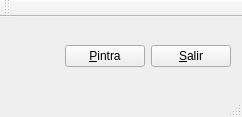
<?xml version="1.0" encoding="UTF-8"?>
<ui version="4.0">
 <class>MainWindow</class>
 <widget class="QMainWindow" name="MainWindow">
  <property name="geometry">
   <rect>
    <x>0</x>
    <y>0</y>
    <width>242</width>
    <height>117</height>
   </rect>
  </property>
  <property name="windowTitle">
   <string>MainWindow</string>
  </property>
  <widget class="QWidget" name="centralWidget">
   <layout class="QVBoxLayout" name="verticalLayout_2">
    <item>
     <layout class="QVBoxLayout" name="areaDibujo"/>
    </item>
    <item>
     <layout class="QHBoxLayout" name="horizontalLayout">
      <item>
       <spacer name="horizontalSpacer">
        <property name="orientation">
         <enum>Qt::Horizontal</enum>
        </property>
        <property name="sizeHint" stdset="0">
         <size>
          <width>40</width>
          <height>20</height>
         </size>
        </property>
       </spacer>
      </item>
      <item>
       <widget class="QPushButton" name="dibujar">
        <property name="text">
         <string>&amp;Pintra</string>
        </property>
       </widget>
      </item>
      <item>
       <widget class="QPushButton" name="Salir">
        <property name="text">
         <string>&amp;Salir</string>
        </property>
       </widget>
      </item>
     </layout>
    </item>
   </layout>
  </widget>
  <widget class="QMenuBar" name="menuBar">
   <property name="geometry">
    <rect>
     <x>0</x>
     <y>0</y>
     <width>242</width>
     <height>27</height>
    </rect>
   </property>
  </widget>
  <widget class="QToolBar" name="mainToolBar">
   <attribute name="toolBarArea">
    <enum>TopToolBarArea</enum>
   </attribute>
   <attribute name="toolBarBreak">
    <bool>false</bool>
   </attribute>
  </widget>
  <widget class="QStatusBar" name="statusBar"/>
 </widget>
 <layoutdefault spacing="6" margin="11"/>
 <resources/>
 <connections>
  <connection>
   <sender>Salir</sender>
   <signal>clicked()</signal>
   <receiver>MainWindow</receiver>
   <slot>close()</slot>
   <hints>
    <hint type="sourcelabel">
     <x>180</x>
     <y>67</y>
    </hint>
    <hint type="destinationlabel">
     <x>23</x>
     <y>56</y>
    </hint>
   </hints>
  </connection>
 </connections>
</ui>
